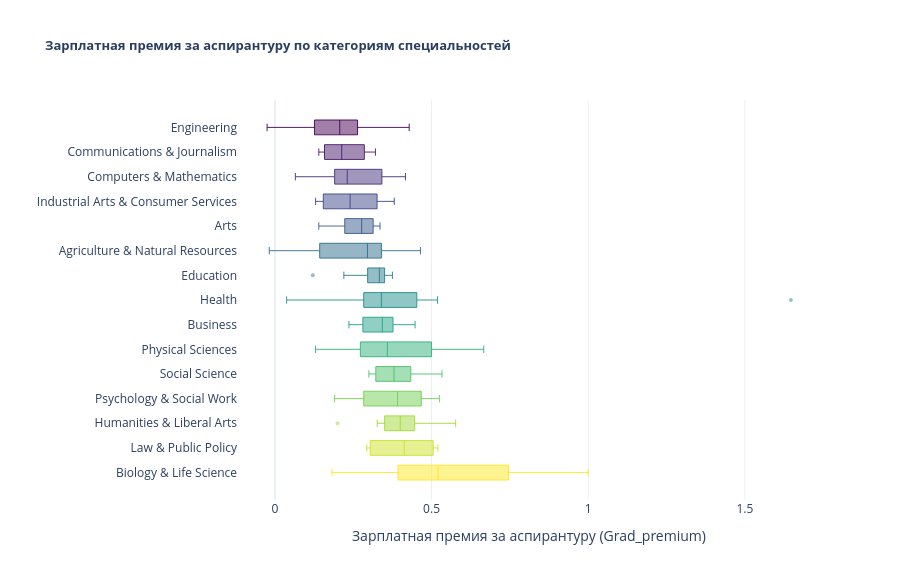

Write notebook code for a chart like this one.
### Markdown cell above
$H_0$ — медианные значения `Grad_premium` по группам `Major_category` не различаются;  
$H_1$ — `Grad_premium` по группам `Major_category` различаются.

### Code cell
order = (
    df.groupby("Major_category", observed=True)["Grad_premium"]
    .median()
    .sort_values(ascending=True)
    .index.tolist()
)

colors = pc.sample_colorscale("Viridis", len(order))
color_map = dict(zip(order, colors))

fig = px.box(
    df,
    y="Major_category",
    x="Grad_premium",
    color="Major_category",
    category_orders={"Major_category": order},
    color_discrete_map=color_map,
    labels={
        "Grad_premium": "Зарплатная премия за аспирантуру (Grad_premium)",
        "Major_category": "",
    },
    title="<b>Зарплатная премия за аспирантуру по категориям специальностей</b>",
    template="plotly_white",
)
fig.update_traces(
    boxpoints="outliers",
    marker=dict(size=4, opacity=0.5),
    line=dict(width=0.9),
    width=0.6,
)
fig.update_layout(
    showlegend=False,
    title_font_size=13,
    width=900,
    height=580,
)
fig.show()

### Figure 1 — Plotly figure (JSON) as saved in the notebook; plotly's stock layout.template omitted (floating-point values rounded to 4 significant figures)
{"data": [{"alignmentgroup": "True", "boxpoints": "outliers", "hovertemplate": "=%{y}<br>Зарплатная премия за аспирантуру (Grad_premium)=%{x}<extra></extra>", "legendgroup": "Engineering", "line": {"width": 0.9}, "marker": {"color": "rgb(68, 1, 84)", "opacity": 0.5, "size": 4}, "name": "Engineering", "notched": false, "offsetgroup": "Engineering", "orientation": "h", "showlegend": true, "type": "box", "width": 0.6, "x": [0.2787, 0.2308, 0.2071, 0.25, 0.1385, -0.025, -0.01587, 0.4267, 0.2857, 0.125, 0.3333, 0.225, 0.1975, 0.05263, 0.2195, 0.2895, 0.2069, 0.02, 0.1778, 0.2308, 0.1795, 0.1333, 0.2588, 0.1266, 0.02041, 0.4286, 0.1, 0.2857, 0.1875], "x0": " ", "xaxis": "x", "y": ["Engineering", "Engineering", "Engineering", "Engineering", "Engineering", "Engineering", "Engineering", "Engineering", "Engineering", "Engineering", "Engineering", "Engineering", "Engineering", "Engineering", "Engineering", "Engineering", "Engineering", "Engineering", "Engineering", "Engineering", "Engineering", "Engineering", "Engineering", "Engineering", "Engineering", "Engineering", "Engineering", "Engineering", "Engineering"], "y0": " ", "yaxis": "y"}, {"alignmentgroup": "True", "boxpoints": "outliers", "hovertemplate": "=%{y}<br>Зарплатная премия за аспирантуру (Grad_premium)=%{x}<extra></extra>", "legendgroup": "Communications & Journalism", "line": {"width": 0.9}, "marker": {"color": "rgb(71, 26, 107)", "opacity": 0.5, "size": 4}, "name": "Communications & Journalism", "notched": false, "offsetgroup": "Communications & Journalism", "orientation": "h", "showlegend": true, "type": "box", "width": 0.6, "x": [0.1765, 0.14, 0.25, 0.3208], "x0": " ", "xaxis": "x", "y": ["Communications & Journalism", "Communications & Journalism", "Communications & Journalism", "Communications & Journalism"], "y0": " ", "yaxis": "y"}, {"alignmentgroup": "True", "boxpoints": "outliers", "hovertemplate": "=%{y}<br>Зарплатная премия за аспирантуру (Grad_premium)=%{x}<extra></extra>", "legendgroup": "Computers & Mathematics", "line": {"width": 0.9}, "marker": {"color": "rgb(69, 49, 125)", "opacity": 0.5, "size": 4}, "name": "Computers & Mathematics", "notched": false, "offsetgroup": "Computers & Mathematics", "orientation": "h", "showlegend": true, "type": "box", "width": 0.6, "x": [0.09615, 0.4167, 0.3793, 0.35, 0.2308, 0.2, 0.1875, 0.06522, 0.3158, 0.2267, 0.3088], "x0": " ", "xaxis": "x", "y": ["Computers & Mathematics", "Computers & Mathematics", "Computers & Mathematics", "Computers & Mathematics", "Computers & Mathematics", "Computers & Mathematics", "Computers & Mathematics", "Computers & Mathematics", "Computers & Mathematics", "Computers & Mathematics", "Computers & Mathematics"], "y0": " ", "yaxis": "y"}, {"alignmentgroup": "True", "boxpoints": "outliers", "hovertemplate": "=%{y}<br>Зарплатная премия за аспирантуру (Grad_premium)=%{x}<extra></extra>", "legendgroup": "Industrial Arts & Consumer Services", "line": {"width": 0.9}, "marker": {"color": "rgb(63, 71, 136)", "opacity": 0.5, "size": 4}, "name": "Industrial Arts & Consumer Services", "notched": false, "offsetgroup": "Industrial Arts & Consumer Services", "orientation": "h", "showlegend": true, "type": "box", "width": 0.6, "x": [0.1538, 0.1298, 0.24, 0.3043, 0.381, 0.3333, 0.1562], "x0": " ", "xaxis": "x", "y": ["Industrial Arts & Consumer Services", "Industrial Arts & Consumer Services", "Industrial Arts & Consumer Services", "Industrial Arts & Consumer Services", "Industrial Arts & Consumer Services", "Industrial Arts & Consumer Services", "Industrial Arts & Consumer Services"], "y0": " ", "yaxis": "y"}, {"alignmentgroup": "True", "boxpoints": "outliers", "hovertemplate": "=%{y}<br>Зарплатная премия за аспирантуру (Grad_premium)=%{x}<extra></extra>", "legendgroup": "Arts", "line": {"width": 0.9}, "marker": {"color": "rgb(55, 91, 140)", "opacity": 0.5, "size": 4}, "name": "Arts", "notched": false, "offsetgroup": "Arts", "orientation": "h", "showlegend": true, "type": "box", "width": 0.6, "x": [0.25, 0.14, 0.1957, 0.2609, 0.325, 0.3355, 0.3022, 0.2931], "x0": " ", "xaxis": "x", "y": ["Arts", "Arts", "Arts", "Arts", "Arts", "Arts", "Arts", "Arts"], "y0": " ", "yaxis": "y"}, {"alignmentgroup": "True", "boxpoints": "outliers", "hovertemplate": "=%{y}<br>Зарплатная премия за аспирантуру (Grad_premium)=%{x}<extra></extra>", "legendgroup": "Agriculture & Natural Resources", "line": {"width": 0.9}, "marker": {"color": "rgb(47, 110, 142)", "opacity": 0.5, "size": 4}, "name": "Agriculture & Natural Resources", "notched": false, "offsetgroup": "Agriculture & Natural Resources", "orientation": "h", "showlegend": true, "type": "box", "width": 0.6, "x": [0.2182, 0.36, 0.322, 0.3208, 0.34, 0.2698, 0.0, 0.4646, -0.01818, 0.1429], "x0": " ", "xaxis": "x", "y": ["Agriculture & Natural Resources", "Agriculture & Natural Resources", "Agriculture & Natural Resources", "Agriculture & Natural Resources", "Agriculture & Natural Resources", "Agriculture & Natural Resources", "Agriculture & Natural Resources", "Agriculture & Natural Resources", "Agriculture & Natural Resources", "Agriculture & Natural Resources"], "y0": " ", "yaxis": "y"}, {"alignmentgroup": "True", "boxpoints": "outliers", "hovertemplate": "=%{y}<br>Зарплатная премия за аспирантуру (Grad_premium)=%{x}<extra></extra>", "legendgroup": "Education", "line": {"width": 0.9}, "marker": {"color": "rgb(40, 126, 142)", "opacity": 0.5, "size": 4}, "name": "Education", "notched": false, "offsetgroup": "Education", "orientation": "h", "showlegend": true, "type": "box", "width": 0.6, "x": [0.3514, 0.3, 0.22, 0.375, 0.3182, 0.3409, 0.375, 0.2766, 0.3556, 0.3426, 0.3333, 0.2917, 0.3488, 0.3, 0.3333, 0.1207], "x0": " ", "xaxis": "x", "y": ["Education", "Education", "Education", "Education", "Education", "Education", "Education", "Education", "Education", "Education", "Education", "Education", "Education", "Education", "Education", "Education"], "y0": " ", "yaxis": "y"}, {"alignmentgroup": "True", "boxpoints": "outliers", "hovertemplate": "=%{y}<br>Зарплатная премия за аспирантуру (Grad_premium)=%{x}<extra></extra>", "legendgroup": "Health", "line": {"width": 0.9}, "marker": {"color": "rgb(34, 144, 140)", "opacity": 0.5, "size": 4}, "name": "Health", "notched": false, "offsetgroup": "Health", "orientation": "h", "showlegend": true, "type": "box", "width": 0.6, "x": [0.2667, 0.4286, 0.3125, 0.5192, 0.1111, 0.3333, 0.3462, 0.3, 0.37, 0.03738, 0.4773, 1.647], "x0": " ", "xaxis": "x", "y": ["Health", "Health", "Health", "Health", "Health", "Health", "Health", "Health", "Health", "Health", "Health", "Health"], "y0": " ", "yaxis": "y"}, {"alignmentgroup": "True", "boxpoints": "outliers", "hovertemplate": "=%{y}<br>Зарплатная премия за аспирантуру (Grad_premium)=%{x}<extra></extra>", "legendgroup": "Business", "line": {"width": 0.9}, "marker": {"color": "rgb(34, 162, 135)", "opacity": 0.5, "size": 4}, "name": "Business", "notched": false, "offsetgroup": "Business", "orientation": "h", "showlegend": true, "type": "box", "width": 0.6, "x": [0.3, 0.3333, 0.3636, 0.2833, 0.2361, 0.4242, 0.4167, 0.4474, 0.3538, 0.3571, 0.2727, 0.2632, 0.3429], "x0": " ", "xaxis": "x", "y": ["Business", "Business", "Business", "Business", "Business", "Business", "Business", "Business", "Business", "Business", "Business", "Business", "Business"], "y0": " ", "yaxis": "y"}, {"alignmentgroup": "True", "boxpoints": "outliers", "hovertemplate": "=%{y}<br>Зарплатная премия за аспирантуру (Grad_premium)=%{x}<extra></extra>", "legendgroup": "Physical Sciences", "line": {"width": 0.9}, "marker": {"color": "rgb(48, 178, 124)", "opacity": 0.5, "size": 4}, "name": "Physical Sciences", "notched": false, "offsetgroup": "Physical Sciences", "orientation": "h", "showlegend": true, "type": "box", "width": 0.6, "x": [0.25, 0.4576, 0.5, 0.2727, 0.3333, 0.3667, 0.5517, 0.1294, 0.6667, 0.3514], "x0": " ", "xaxis": "x", "y": ["Physical Sciences", "Physical Sciences", "Physical Sciences", "Physical Sciences", "Physical Sciences", "Physical Sciences", "Physical Sciences", "Physical Sciences", "Physical Sciences", "Physical Sciences"], "y0": " ", "yaxis": "y"}, {"alignmentgroup": "True", "boxpoints": "outliers", "hovertemplate": "=%{y}<br>Зарплатная премия за аспирантуру (Grad_premium)=%{x}<extra></extra>", "legendgroup": "Social Science", "line": {"width": 0.9}, "marker": {"color": "rgb(77, 193, 107)", "opacity": 0.5, "size": 4}, "name": "Social Science", "notched": false, "offsetgroup": "Social Science", "orientation": "h", "showlegend": true, "type": "box", "width": 0.6, "x": [0.3, 0.3273, 0.4348, 0.3061, 0.38, 0.4286, 0.3519, 0.5333, 0.4333], "x0": " ", "xaxis": "x", "y": ["Social Science", "Social Science", "Social Science", "Social Science", "Social Science", "Social Science", "Social Science", "Social Science", "Social Science"], "y0": " ", "yaxis": "y"}, {"alignmentgroup": "True", "boxpoints": "outliers", "hovertemplate": "=%{y}<br>Зарплатная премия за аспирантуру (Grad_premium)=%{x}<extra></extra>", "legendgroup": "Psychology & Social Work", "line": {"width": 0.9}, "marker": {"color": "rgb(115, 207, 85)", "opacity": 0.5, "size": 4}, "name": "Psychology & Social Work", "notched": false, "offsetgroup": "Psychology & Social Work", "orientation": "h", "showlegend": true, "type": "box", "width": 0.6, "x": [0.2946, 0.449, 0.1905, 0.325, 0.3913, 0.4468, 0.525, 0.25, 0.5217], "x0": " ", "xaxis": "x", "y": ["Psychology & Social Work", "Psychology & Social Work", "Psychology & Social Work", "Psychology & Social Work", "Psychology & Social Work", "Psychology & Social Work", "Psychology & Social Work", "Psychology & Social Work", "Psychology & Social Work"], "y0": " ", "yaxis": "y"}, {"alignmentgroup": "True", "boxpoints": "outliers", "hovertemplate": "=%{y}<br>Зарплатная премия за аспирантуру (Grad_premium)=%{x}<extra></extra>", "legendgroup": "Humanities & Liberal Arts", "line": {"width": 0.9}, "marker": {"color": "rgb(161, 217, 56)", "opacity": 0.5, "size": 4}, "name": "Humanities & Liberal Arts", "notched": false, "offsetgroup": "Humanities & Liberal Arts", "orientation": "h", "showlegend": true, "type": "box", "width": 0.6, "x": [0.4, 0.381, 0.383, 0.4286, 0.4, 0.2, 0.3265, 0.4444, 0.34, 0.4468, 0.5, 0.5385, 0.34, 0.5769, 0.413], "x0": " ", "xaxis": "x", "y": ["Humanities & Liberal Arts", "Humanities & Liberal Arts", "Humanities & Liberal Arts", "Humanities & Liberal Arts", "Humanities & Liberal Arts", "Humanities & Liberal Arts", "Humanities & Liberal Arts", "Humanities & Liberal Arts", "Humanities & Liberal Arts", "Humanities & Liberal Arts", "Humanities & Liberal Arts", "Humanities & Liberal Arts", "Humanities & Liberal Arts", "Humanities & Liberal Arts", "Humanities & Liberal Arts"], "y0": " ", "yaxis": "y"}, {"alignmentgroup": "True", "boxpoints": "outliers", "hovertemplate": "=%{y}<br>Зарплатная премия за аспирантуру (Grad_premium)=%{x}<extra></extra>", "legendgroup": "Law & Public Policy", "line": {"width": 0.9}, "marker": {"color": "rgb(207, 225, 41)", "opacity": 0.5, "size": 4}, "name": "Law & Public Policy", "notched": false, "offsetgroup": "Law & Public Policy", "orientation": "h", "showlegend": true, "type": "box", "width": 0.6, "x": [0.5, 0.3077, 0.52, 0.2931, 0.4127], "x0": " ", "xaxis": "x", "y": ["Law & Public Policy", "Law & Public Policy", "Law & Public Policy", "Law & Public Policy", "Law & Public Policy"], "y0": " ", "yaxis": "y"}, {"alignmentgroup": "True", "boxpoints": "outliers", "hovertemplate": "=%{y}<br>Зарплатная премия за аспирантуру (Grad_premium)=%{x}<extra></extra>", "legendgroup": "Biology & Life Science", "line": {"width": 0.9}, "marker": {"color": "rgb(253, 231, 37)", "opacity": 0.5, "size": 4}, "name": "Biology & Life Science", "notched": false, "offsetgroup": "Biology & Life Science", "orientation": "h", "showlegend": true, "type": "box", "width": 0.6, "x": [0.2364, 0.2731, 0.1818, 0.7273, 0.4167, 0.4, 0.7593, 0.8, 0.7, 0.5909, 1.0, 0.45, 0.7455, 0.3929], "x0": " ", "xaxis": "x", "y": ["Biology & Life Science", "Biology & Life Science", "Biology & Life Science", "Biology & Life Science", "Biology & Life Science", "Biology & Life Science", "Biology & Life Science", "Biology & Life Science", "Biology & Life Science", "Biology & Life Science", "Biology & Life Science", "Biology & Life Science", "Biology & Life Science", "Biology & Life Science"], "y0": " ", "yaxis": "y"}], "layout": {"boxmode": "overlay", "height": 580, "legend": {"title": {"text": ""}, "tracegroupgap": 0}, "showlegend": false, "title": {"font": {"size": 13}, "text": "<b>Зарплатная премия за аспирантуру по категориям специальностей</b>"}, "width": 900, "xaxis": {"anchor": "y", "domain": [0, 1], "title": {"text": "Зарплатная премия за аспирантуру (Grad_premium)"}}, "yaxis": {"anchor": "x", "categoryarray": ["Biology & Life Science", "Law & Public Policy", "Humanities & Liberal Arts", "Psychology & Social Work", "Social Science", "Physical Sciences", "Business", "Health", "Education", "Agriculture & Natural Resources", "Arts", "Industrial Arts & Consumer Services", "Computers & Mathematics", "Communications & Journalism", "Engineering"], "categoryorder": "array", "domain": [0, 1], "title": {"text": ""}}}}
